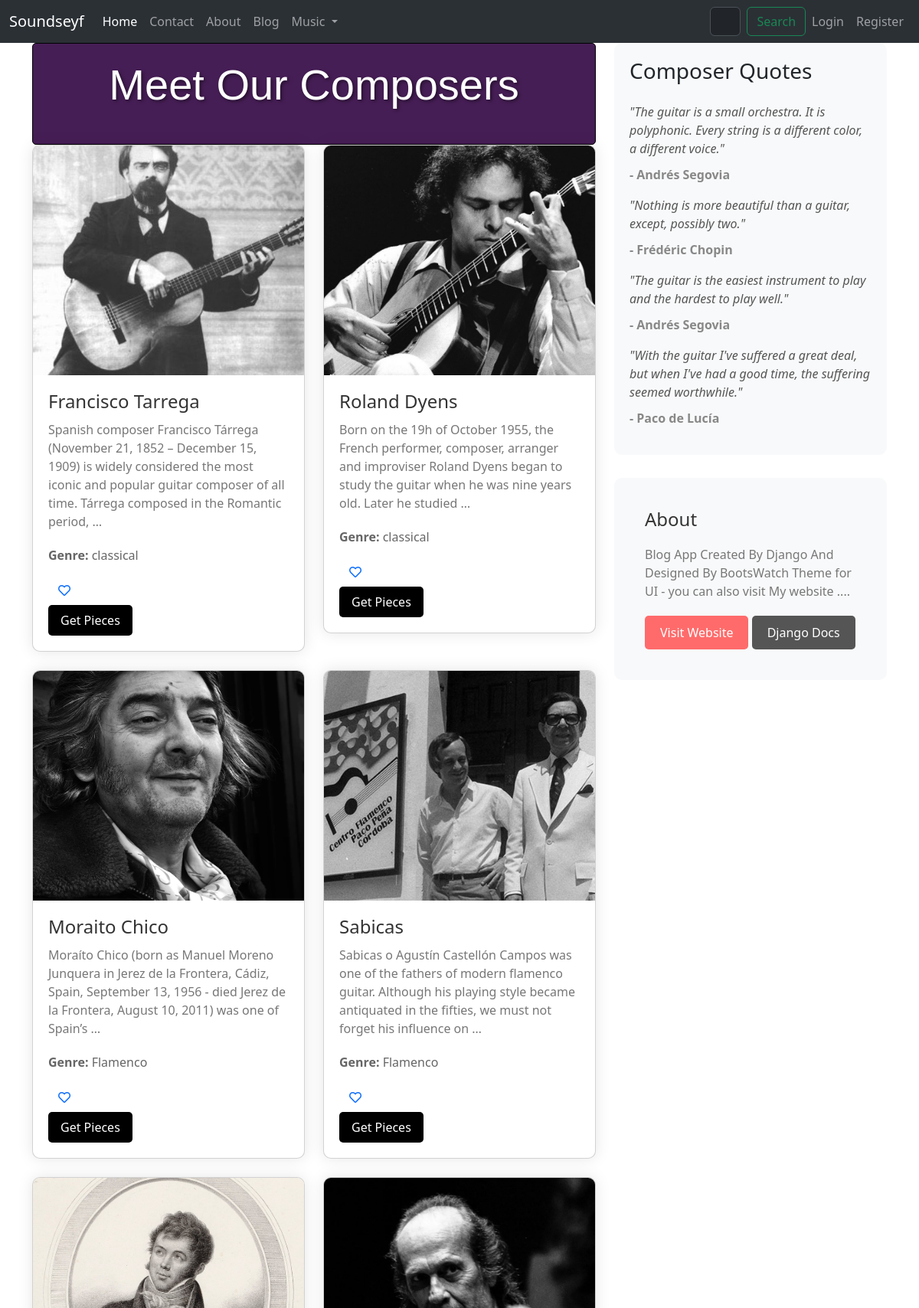
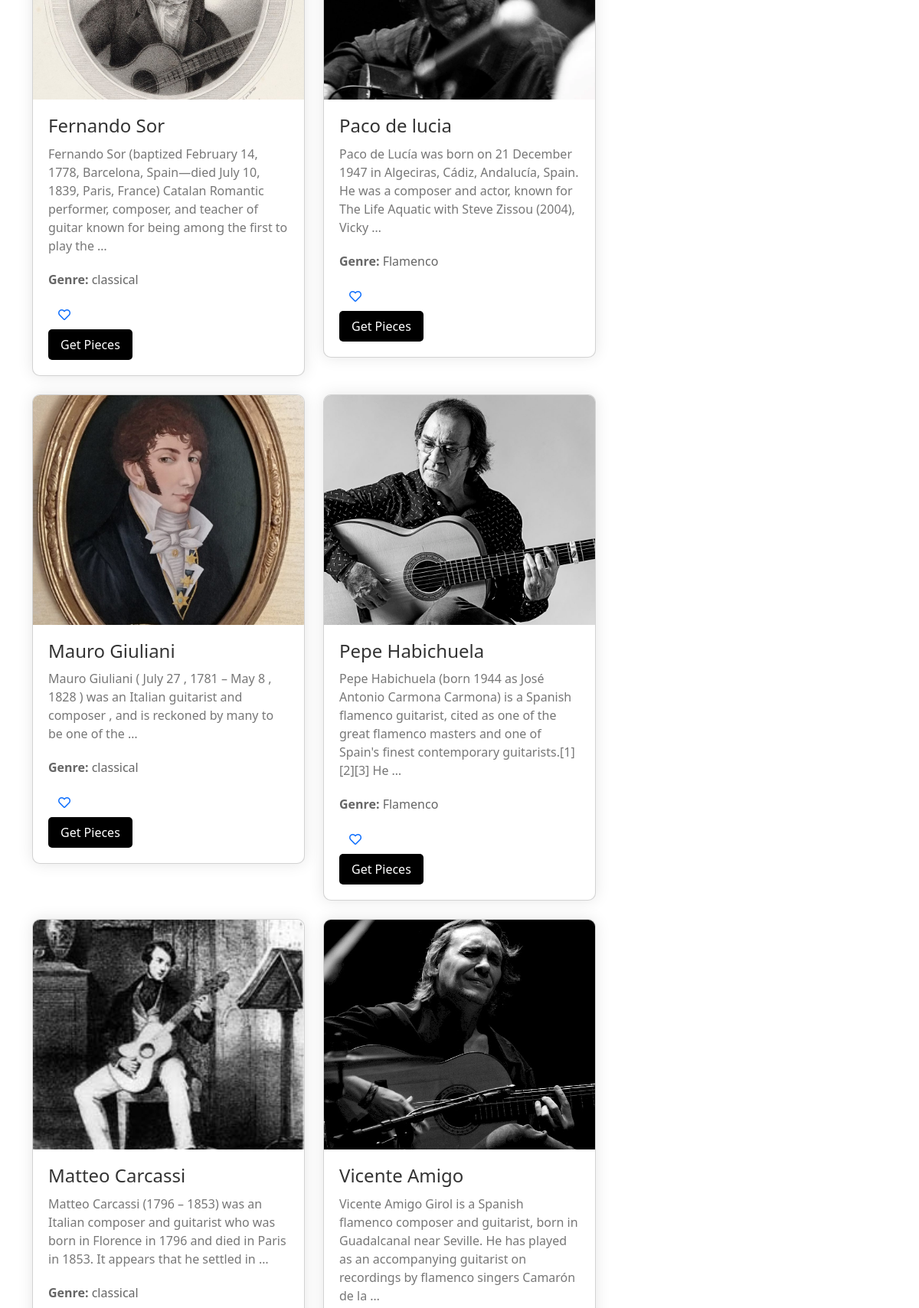
Screenshot of /music/composers (upper part) with the database file from the repository (2 pictures, top to bottom).
### music/models.py (models this page shows, shortened)
class Composer(models.Model):
    name = models.CharField(max_length=255,null=True,blank=True)
    biography = models.TextField(null=True, blank=True)
    image = models.ImageField(upload_to="Composers/" , default="default.jpg")
    genre = models.CharField(max_length=255,null=True,blank=True)
    nationality = models.CharField(blank=True,null=True,max_length=255)

### music/views.py (the view)
# urls.py: path('composers',ComposersView , name="composers" ),
def ComposersView(request):
    composers = Composer.objects.all()
    p = Paginator(composers,10)
    try:
        page_number = request.GET.get('page')
        composers = p.get_page(page_number)
    except EmptyPage:
        composers = composers.get_page(1)
    except PageNotAnInteger:
        composers = composers.get_page(1)
    if request.user.is_authenticated:
         favorited_composer_ids = set(request.user.favoritecomposer_set.values_list('composer__id', flat=True))
         context = {"composers": composers, "favorited_composer_ids": favorited_composer_ids}
         return render(request,'music/composers.html',context)
    else:
         context = {"composers": composers}
         return render(request,'music/composers.html',context)

### templates/music/composers.html (shortened to what this page needs)
{% extends "base.html" %}
{% load static %}
{% load thumbnail %}
{% block content %}
<div class="container">
  <div class="row">
    <div class="col-md-8">
      <div style="background-color: #461e56; border: 1px solid #000000; border-radius: 5px; padding: 20px;">
        <h2 class="card-title text-center mb-4" style="font-size: 3.5rem; font-family: 'Oswald', sans-serif; color: #ffffff; text-shadow: 2px 2px 4px rgba(0, 0, 0, 0.5);">Meet Our Composers</h2>
    </div>      <div class="row">
        {% for composer in composers %}
        <div class="col-md-6 mb-4">
          <div class="card composer-card">
            <img src="{% thumbnail composer.image "600x400" crop="center" as im %}{{ im.url }}{% endthumbnail %}"
              alt="{{ composer.name }}" class="card-img-top composer-image">
            <div class="composer-details">
              <a style="text-decoration: none;" href="{% url 'music:pieces' cid=composer.id %}"><h3 class="card-title composer-name">{{ composer.name }}</h3></a>
              <p class="card-text composer-bio">{{ composer.biography|truncatewords:30 }}</p>
              <p class="composer-genre"><strong>Genre:</strong> {{ composer.genre }}</p>
              <form action="{% url 'music:Favorites' composer_id=composer.id %}" method="post">
                <button type="submit" class="btn btn-link composer-like-button" aria-label="Favorite Composer">
                  {% if composer.id in favorited_composer_ids %}
                    <i class="fas fa-heart text-danger"></i>
                  {% else %}
                    <i class="far fa-heart"></i>
                  {% endif %}
                </button>
              </form>
              <a href="{% url 'music:pieces' cid=composer.id %}"
                class="btn btn-primary composer-button">Get Pieces</a>
            </div>
          </div>
        </div>
        {% endfor %}
      </div>
    </div>
    <div class="col-md-4">
      <div class="quote-card">
        <h3 class="mb-4">Composer Quotes</h3>
        <ul class="list-unstyled">
          <li>
            <p class="quote-text">"The guitar is a small orchestra. It is polyphonic. Every string is a different color, a different voice."</p>
            <p class="quote-author">- Andrés Segovia</p>
          </li>
          <li>
            <p class="quote-text">"Nothing is more beautiful than a guitar, except, possibly two."</p>
            <p class="quote-author">- Frédéric Chopin</p>
          </li>
          <li>
            <p class="quote-text">"The guitar is the easiest instrument to play and the hardest to play well."</p>
            <p class="quote-author">- Andrés Segovia</p>
          </li>
          <li>
            <p class="quote-text">"With the guitar I've suffered a great deal, but when I've had a good time, the suffering seemed worthwhile."</p>
            <p class="quote-author">- Paco de Lucía</p>
          </li>
        </ul>
      </div>
      <div class="about-section">
        <h3 class="about-header">About</h3>
        <p class="about-text">Blog App Created By Django And Designed By BootsWatch Theme for UI - you can also visit My website ....</p>
        <a href="https://bekbrace.com" class="btn btn-danger visit-website-button">Visit Website</a>
        <a href="https://docs.djangoproject.com/en/3.1" class="btn btn-secondary visit-website-button" style="background-color: #555;">Django Docs</a>
      </div>
    </div>
  </div>
</div>
{% endblock %}

### templates/music/composers.html (style rules this page uses)
.composer-card { background-color: #fff; border-radius: 10px; box-shadow: 0 0 20px rgba(0, 0, 0, 0.1); overflow: hidden; transition: transform 0.3s ease; }
.composer-image { width: 100%; height: 300px; object-fit: cover; }
.composer-details { padding: 20px; }
.composer-name { font-size: 1.5rem; color: #333; margin-bottom: 10px; }
.composer-genre { font-size: 1rem; color: #666; margin-bottom: 15px; }
.composer-bio { font-size: 1rem; color: #777; margin-bottom: 20px; }
.composer-button { background-color: #000000; color: #fff; border: none; padding: 8px 16px; border-radius: 5px; font-size: 1rem; transition: background-color 0.3s ease; }
.quote-card { background-color: #f8f9fa; border-radius: 10px; padding: 20px; margin-bottom: 20px; }
.quote-text { font-style: italic; color: #555; margin-bottom: 10px; }
.quote-author { font-weight: bold; color: #888; }
.about-section { background-color: #f8f9fa; padding: 40px; border-radius: 10px; margin-top: 30px; }
.about-header { font-size: 1.5rem; color: #333; margin-bottom: 20px; }
.about-text { font-size: 1rem; color: #777; margin-bottom: 20px; }
.visit-website-button { background-color: #ff6b6b; color: #fff; border: none; padding: 10px 20px; border-radius: 5px; font-size: 1rem; transition: background-color 0.3s ease; }

### rows the page displays
Composer: image (picture), name "Francisco Tarrega", biography "Spanish composer Francisco Tárrega (November 21, 1852 – December 15, 1909) is widely considered the most iconic and popular guitar composer of all time. Tárrega composed in the Romantic period, …", genre "classical"
Composer: image (picture), name "Roland Dyens", biography "Born on the 19h of October 1955, the French performer, composer, arranger and improviser Roland Dyens began to study the guitar when he was nine years old. Later he studied …", genre "classical"
Composer: image (picture), name "Moraito Chico", biography "Moraíto Chico (born as Manuel Moreno Junquera in Jerez de la Frontera, Cádiz, Spain, September 13, 1956 - died Jerez de la Frontera, August 10, 2011) was one of Spain’s …", genre "Flamenco"
Composer: image+name (picture), name "Sabicas", biography "Sabicas o Agustín Castellón Campos was one of the fathers of modern flamenco guitar. Although his playing style became antiquated in the fifties, we must not forget his influence on …", genre "Flamenco"
Composer: image (picture), name "Fernando Sor", biography "Fernando Sor (baptized February 14, 1778, Barcelona, Spain—died July 10, 1839, Paris, France) Catalan Romantic performer, composer, and teacher of guitar known for being among the first to play the …", genre "classical"
Composer: image (picture), name "Paco de lucia", biography "Paco de Lucía was born on 21 December 1947 in Algeciras, Cádiz, Andalucía, Spain. He was a composer and actor, known for The Life Aquatic with Steve Zissou (2004), Vicky …", genre "Flamenco"
Composer: image (picture), name "Mauro Giuliani", biography "Mauro Giuliani ( July 27 , 1781 – May 8 , 1828 ) was an Italian guitarist and composer , and is reckoned by many to be one of the …", genre "classical"
Composer: image (picture), name "Pepe Habichuela", biography "Pepe Habichuela (born 1944 as José Antonio Carmona Carmona) is a Spanish flamenco guitarist, cited as one of the great flamenco masters and one of Spain's finest contemporary guitarists.[1][2][3] He …", genre "Flamenco"
Composer: image (picture), name "Matteo Carcassi", biography "Matteo Carcassi (1796 – 1853) was an Italian composer and guitarist who was born in Florence in 1796 and died in Paris in 1853. It appears that he settled in …", genre "classical"
Composer: image (picture), name "Vicente Amigo", biography "Vicente Amigo Girol is a Spanish flamenco composer and guitarist, born in Guadalcanal near Seville. He has played as an accompanying guitarist on recordings by flamenco singers Camarón de la …"
